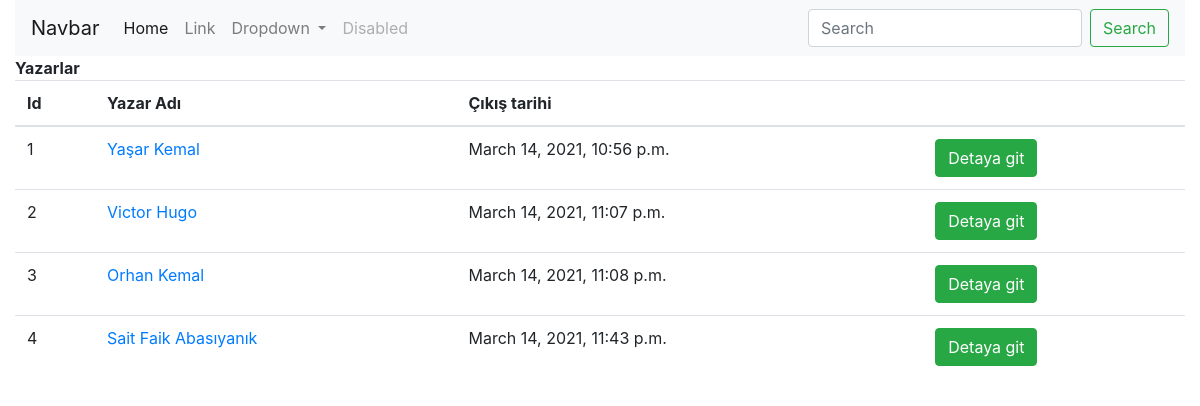
/books/authors, run on the app's committed database.
### books/models.py (models this page shows, shortened)
class Author(models.Model):
    name= models.CharField(max_length=50)
    created= models.DateTimeField('date created')

### books/views.py (the view)
# urls.py: path('authors',views.authors, name='authors'),
def authors(request):
    context= { ### bunun içine yazarları çekip yolluyoruz..
        'author_list' : Author.objects.all()
    }
    return render(request, 'authors.html', context)

### books/templates/authors.html (shortened to what this page needs)
<html>
<head>
    <link rel="stylesheet" href="https://maxcdn.bootstrapcdn.com/bootstrap/4.0.0/css/bootstrap.min.css"
>
</head>
<body class="container-fluid">
    <nav class="navbar navbar-expand-lg navbar-light bg-light">
        <a class="navbar-brand" href="#">Navbar</a>
        <div class="collapse navbar-collapse" id="navbarSupportedContent">
            <ul class="navbar-nav mr-auto">
                <li class="nav-item active">
                    <a class="nav-link" href="#">Home <span class="sr-only">(current)</span></a>
                </li>
                <li class="nav-item">
                    <a class="nav-link" href="#">Link</a>
                </li>
                <li class="nav-item dropdown">
                    <a class="nav-link dropdown-toggle" href="#" id="navbarDropdown" role="button"
                        data-toggle="dropdown" aria-haspopup="true" aria-expanded="false">
                        Dropdown
                    </a>
                </li>
                <li class="nav-item">
                    <a class="nav-link disabled" href="#">Disabled</a>
                </li>
            </ul>
            <form class="form-inline my-2 my-lg-0">
                <input class="form-control mr-sm-2" type="search" placeholder="Search" aria-label="Search">
                <button class="btn btn-outline-success my-2 my-sm-0" type="submit">Search</button>
            </form>
        </div>
    </nav>
    <b>Yazarlar</b>
    <table class="table">
        <thead>
            <th>
                Id
            </th>
            <th>
                Yazar Adı
            </th>
            <th>
                Çıkış tarihi
            </th>
            <th>
            </th>
        </thead>
        {% for author in author_list %}
        <tr>
            <td>
                {{author.id}}
            </td>
            <td>
                <a href="/books/authordetails/{{author.id}}">{{author.name}}</a>
            </td>
            <td>
                {{author.created}}
            </td>
            <td>
                <a class =" btn btn-success" href="/books/authordetails/{{author.id}}">Detaya git</a>
            </td>
        </tr>
        {% endfor %}
    </table>
</body>
</html>

### data on the page
Author: id "1", name "Yaşar Kemal", created "March 14, 2021, 10:56 p.m."
Author: id "2", name "Victor Hugo", created "March 14, 2021, 11:07 p.m."
Author: id "3", name "Orhan Kemal", created "March 14, 2021, 11:08 p.m."
Author: id "4", name "Sait Faik Abasıyanık", created "March 14, 2021, 11:43 p.m."
